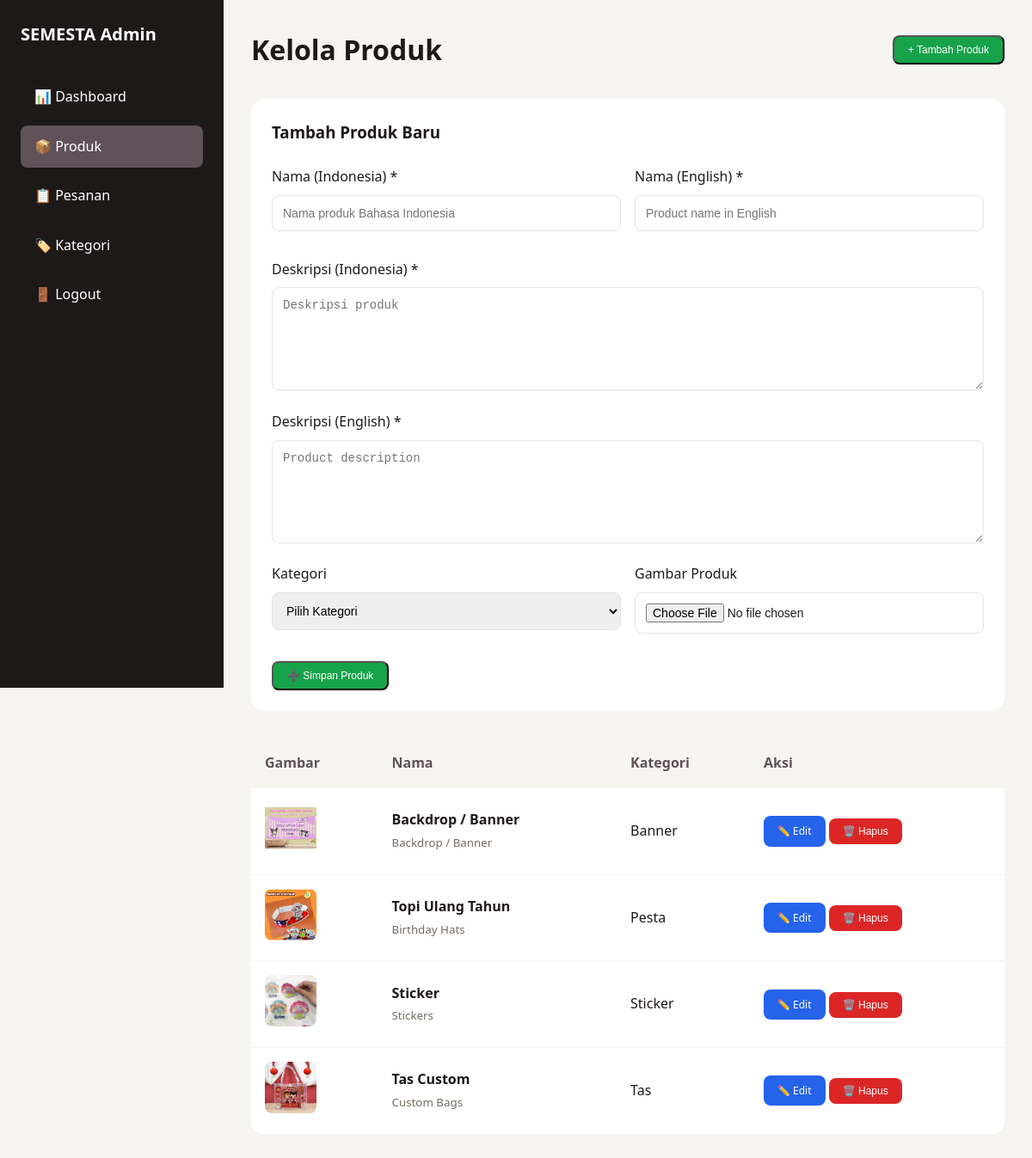
The page /php/admin/products.php (signed in) on the database its author committed.
### tables this page shows
CREATE TABLE IF NOT EXISTS products (
    id INT AUTO_INCREMENT PRIMARY KEY,
    name_id VARCHAR(200) NOT NULL,
    name_en VARCHAR(200) NOT NULL,
    description_id TEXT NOT NULL,
    description_en TEXT NOT NULL,
    category_id INT,
    image VARCHAR(255),
    created_at TIMESTAMP DEFAULT CURRENT_TIMESTAMP,
    FOREIGN KEY (category_id) REFERENCES categories(id) ON DELETE SET NULL
);

CREATE TABLE IF NOT EXISTS categories (
    id INT AUTO_INCREMENT PRIMARY KEY,
    name_id VARCHAR(100) NOT NULL,
    name_en VARCHAR(100) NOT NULL,
    description_id TEXT,
    description_en TEXT,
    created_at TIMESTAMP DEFAULT CURRENT_TIMESTAMP
);

### php/admin/products.php (the view, shortened to what this page needs)
<?php
require '../config/database.php';
$products = $pdo->query("SELECT p.*, c.name_id as cat_name_id, c.name_en as cat_name_en FROM products p LEFT JOIN categories c ON p.category_id = c.id ORDER BY p.id DESC")->fetchAll(PDO::FETCH_ASSOC);
$edit_product = null;
?>
<!DOCTYPE html>
<html>
<head>
    <link rel="stylesheet" href="../style.css">
</head>
<body>
    <div class="admin-layout">
        <aside class="sidebar">
            <h2>SEMESTA Admin</h2>
            <ul>
                <li><a href="index.php">📊 Dashboard</a></li>
                <li><a href="products.php" class="active">📦 Produk</a></li>
                <li><a href="orders.php">📋 Pesanan</a></li>
                <li><a href="categories.php">🏷️ Kategori</a></li>
                <li><a href="login.php?logout=1">🚪 Logout</a></li>
            </ul>
        </aside>
        <main class="main-content">
            <div class="page-header">
                <h1>Kelola Produk</h1>
                <button class="btn-sm btn-success" onclick="document.getElementById('form-tambah').scrollIntoView()">+ Tambah Produk</button>
            </div>
            <div class="form-card" id="form-tambah">
                <h3><?= $edit_product ? 'Edit Produk' : 'Tambah Produk Baru' ?></h3>
                <form method="POST" enctype="multipart/form-data">
                    <div class="form-grid">
                        <div class="form-group">
                            <label>Nama (Indonesia) *</label>
                            <input type="text" name="name_id" required value="<?= $edit_product['name_id'] ?? '' ?>" placeholder="Nama produk Bahasa Indonesia">
                        </div>
                        <div class="form-group">
                            <label>Nama (English) *</label>
                            <input type="text" name="name_en" required value="<?= $edit_product['name_en'] ?? '' ?>" placeholder="Product name in English">
                        </div>
                    </div>
                    <div class="form-group">
                        <label>Deskripsi (Indonesia) *</label>
                        <textarea name="description_id" rows="3" required placeholder="Deskripsi produk"><?= $edit_product['description_id'] ?? '' ?></textarea>
                    </div>
                    <div class="form-group">
                        <label>Deskripsi (English) *</label>
                        <textarea name="description_en" rows="3" required placeholder="Product description"><?= $edit_product['description_en'] ?? '' ?></textarea>
                    </div>
                    <div class="form-grid">
                        <div class="form-group">
                            <label>Kategori</label>
                            <select name="category_id">
                                <option value="">Pilih Kategori</option>
                            </select>
                        </div>
                        <div class="form-group">
                            <label>Gambar Produk <?= $edit_product ? '(Opsional)' : '' ?></label>
                            <input type="file" name="image" accept="image/*" <?= $edit_product ? '' : 'required' ?>>
                        </div>
                    </div>
                    <div style="display: flex; gap: 12px;">
                        <?php if ($edit_product): ?>
                        <button type="submit" class="btn-sm btn-success">💾 Simpan Perubahan</button>
                        <a href="products.php" class="btn-sm" style="background: #6b7280; color: white;">Batal</a>
                        <?php else: ?>
                        <button type="submit" class="btn-sm btn-success">➕ Simpan Produk</button>
                        <?php endif; ?>
                    </div>
                </form>
            </div>
            <table>
                <thead>
                    <tr>
                        <th>Gambar</th>
                        <th>Nama</th>
                        <th>Kategori</th>
                        <th>Aksi</th>
                    </tr>
                </thead>
                <tbody>
                    <?php if (empty($products)): ?>
                    <tr>
                        <td colspan="4" class="empty-state">Belum ada produk. Silakan tambah produk pertama Anda!</td>
                    </tr>
                    <?php else: ?>
                    <?php foreach ($products as $p): ?>
                    <tr>
                        <td>
                            <?php if ($p['image']): ?>
                            <img src="../../public/img/<?= basename($p['image']) ?>" class="product-img" alt="<?= $p['name_id'] ?>">
                            <?php else: ?>
                            <div class="product-img" style="background: #f7f5f2;"></div>
                            <?php endif; ?>
                        </td>
                        <td>
                            <strong><?= $p['name_id'] ?></strong><br>
                            <small style="color: #736c64;"><?= $p['name_en'] ?></small>
                        </td>
                        <td><?= $p['cat_name_id'] ?? '<span style="color: #736c64;">-</span>' ?></td>
                        <td>
                            <a href="products.php?edit=<?= $p['id'] ?>" class="btn-sm btn-edit">✏️ Edit</a>
                            <form method="POST" style="display: inline;">
                                <button type="submit" class="btn-sm btn-danger" onclick="return confirm('Yakin hapus produk <?= $p['name_id'] ?>?')">🗑️ Hapus</button>
                            </form>
                        </td>
                    </tr>
                    <?php endforeach; ?>
                    <?php endif; ?>
                </tbody>
            </table>
        </main>
    </div>
</body>
</html>

### php/style.css (style rules this page uses)
* { margin: 0; padding: 0; box-sizing: border-box; }
body { font-family: system-ui, -apple-system, sans-serif; background: #f7f5f2; color: #1e1919; line-height: 1.6; }
a { text-decoration: none; color: inherit; }
img { max-width: 100%; height: auto; }
.form-group { margin-bottom: 24px; }
.form-group label { display: block; font-weight: 500; margin-bottom: 8px; }
.form-group input, .form-group select, .form-group textarea { width: 100%; padding: 12px 16px; border: none; border-radius: 8px; font-size: 16px; }
.form-group textarea { min-height: 120px; resize: vertical; }
.admin-layout { display: flex; min-height: 100vh; }
.sidebar { width: 260px; background: #1e1919; color: white; padding: 24px; }
.sidebar h2 { font-size: 20px; margin-bottom: 32px; }
.sidebar ul { list-style: none; }
.sidebar li { margin-bottom: 8px; }
.sidebar a { display: block; padding: 12px 16px; border-radius: 8px; transition: background 0.3s; }
.sidebar a:hover, .sidebar a.active { background: #61525a; }
.main-content { flex: 1; padding: 32px; background: #f7f5f2; }
table { width: 100%; border-collapse: collapse; }
th, td { padding: 16px; text-align: left; border-bottom: 1px solid #f7f5f2; }
th { font-weight: 600; color: #61525a; }
.btn-sm { padding: 8px 16px; font-size: 14px; }
.btn-danger { background: #dc2626; color: white; }

### php/admin/products.php (style rules this page uses)
.admin-layout { display: flex; min-height: 100vh; }
.sidebar { width: 260px; background: #1e1919; color: white; padding: 24px; flex-shrink: 0; position: fixed; height: 100vh; overflow-y: auto; }
.sidebar h2 { font-size: 20px; margin-bottom: 32px; }
.sidebar ul { list-style: none; }
.sidebar a { display: block; padding: 12px 16px; border-radius: 8px; color: white; transition: background 0.3s; text-decoration: none; }
.sidebar a:hover, .sidebar a.active { background: #61525a; }
.main-content { flex: 1; padding: 32px; background: #f7f5f2; margin-left: 260px; }
.page-header { display: flex; justify-content: space-between; align-items: center; margin-bottom: 32px; }
.form-card { background: white; padding: 24px; border-radius: 16px; margin-bottom: 32px; }
.form-card h3 { margin-bottom: 24px; }
.form-grid { display: grid; grid-template-columns: 1fr 1fr; gap: 16px; margin-bottom: 16px; }
.form-group { margin-bottom: 16px; }
.form-group label { display: block; font-weight: 500; margin-bottom: 8px; }
.form-group input, .form-group select, .form-group textarea { width: 100%; padding: 12px; border: 1px solid #e5e5e5; border-radius: 8px; font-size: 14px; }
table { width: 100%; border-collapse: collapse; background: white; border-radius: 16px; overflow: hidden; }
th, td { padding: 16px; text-align: left; border-bottom: 1px solid #f7f5f2; }
th { background: #f7f5f2; font-weight: 600; }
.btn-sm { padding: 8px 16px; font-size: 12px; border-radius: 8px; text-decoration: none; display: inline-block; }
.btn-danger { background: #dc2626; color: white; border: none; cursor: pointer; }
.btn-edit { background: #2563eb; color: white; }
.btn-success { background: #16a34a; color: white; }
.product-img { width: 60px; height: 60px; object-fit: cover; border-radius: 8px; }

### rows shown on the page
products: image (picture), name "Backdrop / Banner", name_en "Backdrop / Banner", category.name_id "Banner"
products: image (picture), name "Topi Ulang Tahun", name_en "Birthday Hats", category.name_id "Pesta"
products: image (picture), name "Sticker", name_en "Stickers", category.name_id "Sticker"
products: image (picture), name "Tas Custom", name_en "Custom Bags", category.name_id "Tas"
